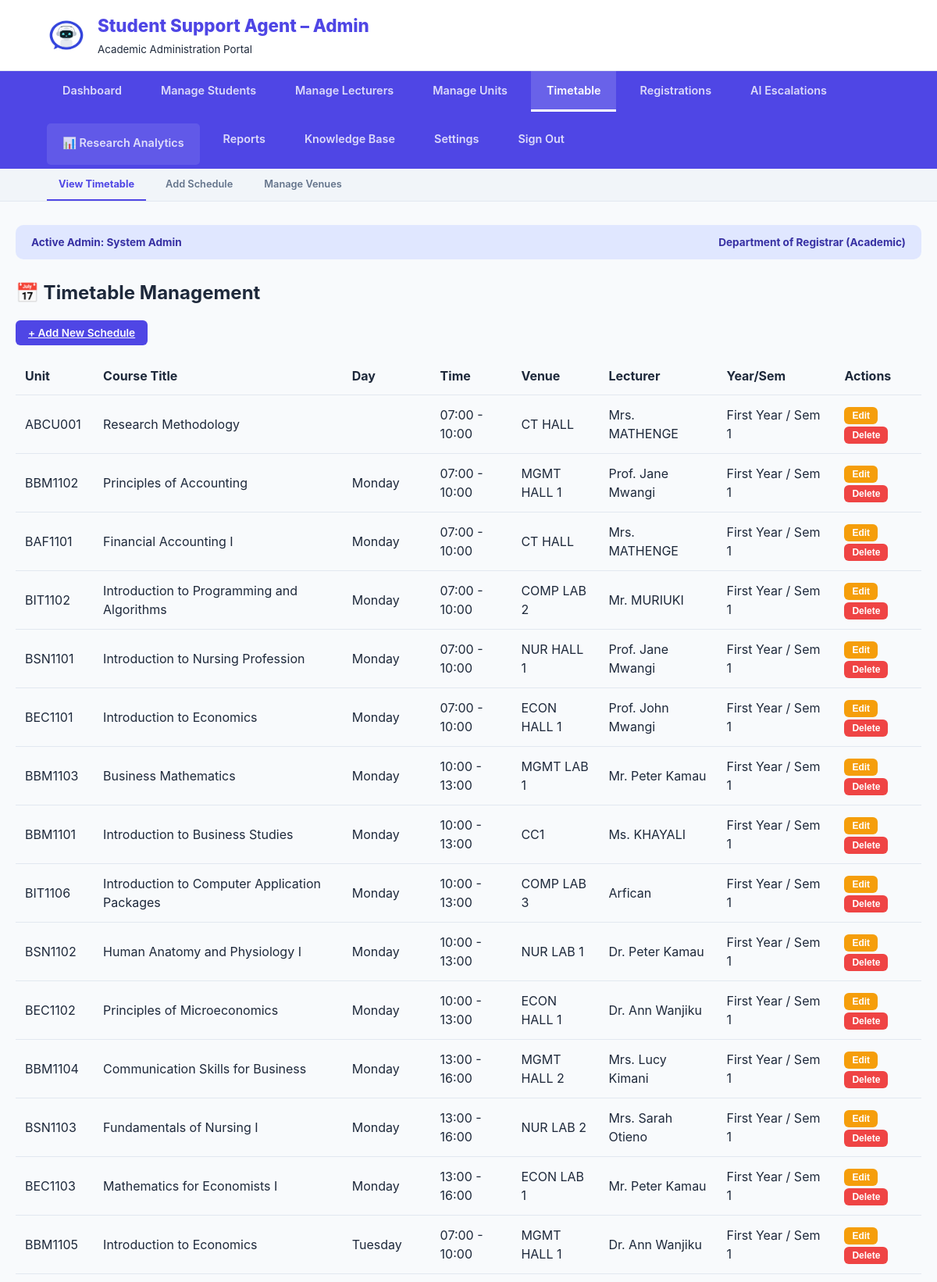
Screenshot of /Admin/Admin-index.php?section=timetable (signed in, upper part) with the database file from the repository.
### tables this page shows
CREATE TABLE `timetable` (
  `id` int(11) NOT NULL,
  `unit_code` varchar(20) DEFAULT NULL,
  `course_title` varchar(100) DEFAULT NULL,
  `department` varchar(50) DEFAULT NULL,
  `time_from` varchar(10) DEFAULT NULL,
  `time_to` varchar(10) DEFAULT NULL,
  `day_of_week` enum('Monday','Tuesday','Wednesday','Thursday','Friday','Saturday','Sunday') DEFAULT NULL,
  `venue` varchar(50) DEFAULT NULL,
  `unit_group` varchar(20) DEFAULT NULL,
  `lecturer` varchar(50) DEFAULT NULL,
  `exam_date` date DEFAULT NULL,
  `semester` enum('1','2','3') NOT NULL,
  `year_level` enum('First Year','Second Year','Third Year','Fourth Year') NOT NULL,
  `academic_year` year(4) NOT NULL,
  `created_at` timestamp NOT NULL DEFAULT current_timestamp()
);

CREATE TABLE `academic_workload` (
  `id` int(11) NOT NULL,
  `unit_code` varchar(20) DEFAULT NULL,
  `unit_name` varchar(100) DEFAULT NULL,
  `department` varchar(50) DEFAULT NULL,
  `year_level` enum('First Year','Second Year','Third Year','Fourth Year') DEFAULT NULL,
  `semester_level` enum('1st Semester','2nd Semester') DEFAULT NULL,
  `offering_time` varchar(100) DEFAULT NULL
);

### Admin/manage_timetable.php (the view, shortened to what this page needs)
<?php
$action = $_GET['action'] ?? 'view';
if ($action === 'view'):
?>
<h2>📅 Timetable Management</h2>
<div style="margin-bottom: 20px;">
    <a href="Admin-index.php?section=timetable&action=add" class="btn btn-primary">+ Add New Schedule</a>
</div>
<?php
$query = "SELECT t.*, aw.unit_name FROM timetable t
          JOIN academic_workload aw ON t.unit_code = aw.unit_code
          ORDER BY t.year_level, t.semester, FIELD(t.day_of_week, 'Monday', 'Tuesday', 'Wednesday', 'Thursday', 'Friday'), t.time_from";
$result = mysqli_query($conn, $query);
?>
<table class="data-table">
    <thead>
        <tr><th>Unit</th><th>Course Title</th><th>Day</th><th>Time</th><th>Venue</th><th>Lecturer</th><th>Year/Sem</th><th>Actions</th></tr>
    </thead>
    <tbody>
        <?php while($row = mysqli_fetch_assoc($result)): ?>
        <tr>
            <td><?php echo $row['unit_code']; ?></td>
            <td><?php echo htmlspecialchars($row['unit_name']); ?></td>
            <td><?php echo $row['day_of_week']; ?></td>
            <td><?php echo $row['time_from'] . ' - ' . $row['time_to']; ?></td>
            <td><?php echo $row['venue']; ?></td>
            <td><?php echo $row['lecturer']; ?></td>
            <td><?php echo $row['year_level'] . ' / Sem ' . $row['semester']; ?></td>
            <td>
                <button class="btn btn-warning btn-sm">Edit</button>
                <button class="btn btn-danger btn-sm">Delete</button>
            </td>
        </tr>
        <?php endwhile; ?>
    </tbody>
</table>
<?php endif; ?>

### Admin/Admin-index.php (style rules this page uses)
:root { --primary: #4f46e5; --primary-dark: #3730a3; --bg: #f8fafc; --white: #ffffff; --text-main: #1e293b; --text-light: #64748b; --border: #e2e8f0; --accent: #e0e7ff; --success: #10b981; --research: #8b5cf6; --warning: #f59e0b; --danger: #ef4444; }
body { font-family: 'Inter', system-ui, sans-serif; background: var(--bg); color: var(--text-main); margin: 0; line-height: 1.5; }
.data-table { width: 100%; border-collapse: collapse; margin-top: 15px; }
.data-table th, .data-table td { padding: 12px; text-align: left; border-bottom: 1px solid var(--border); }
.data-table th { background: var(--bg); font-weight: 700; color: var(--text-main); }
.btn { padding: 8px 16px; border-radius: 6px; border: none; cursor: pointer; font-size: 0.85rem; font-weight: 600; transition: 0.3s; }
.btn-primary { background: var(--primary); color: white; }
.btn-warning { background: var(--warning); color: white; }
.btn-danger { background: var(--danger); color: white; }
.btn-sm { padding: 4px 10px; font-size: 0.75rem; }

### rows the page displays
timetable: unit_code "ABCU001", academic_workload.unit_name "Research Methodology", time_from "07:00", time_to "10:00", venue "CT HALL", lecturer "Mrs. MATHENGE", year_level "First Year", semester "1"
timetable: unit_code "BBM1102", academic_workload.unit_name "Principles of Accounting", day_of_week "Monday", time_from "07:00", time_to "10:00", venue "MGMT HALL 1", lecturer "Prof. Jane Mwangi", year_level "First Year", semester "1"
timetable: unit_code "BAF1101", academic_workload.unit_name "Financial Accounting I", day_of_week "Monday", time_from "07:00", time_to "10:00", venue "CT HALL", lecturer "Mrs. MATHENGE", year_level "First Year", semester "1"
timetable: unit_code "BIT1102", academic_workload.unit_name "Introduction to Programming and Algorithms", day_of_week "Monday", time_from "07:00", time_to "10:00", venue "COMP LAB 2", lecturer "Mr. MURIUKI", year_level "First Year", semester "1"
timetable: unit_code "BSN1101", academic_workload.unit_name "Introduction to Nursing Profession", day_of_week "Monday", time_from "07:00", time_to "10:00", venue "NUR HALL 1", lecturer "Prof. Jane Mwangi", year_level "First Year", semester "1"
timetable: unit_code "BEC1101", academic_workload.unit_name "Introduction to Economics", day_of_week "Monday", time_from "07:00", time_to "10:00", venue "ECON HALL 1", lecturer "Prof. John Mwangi", year_level "First Year", semester "1"
timetable: unit_code "BBM1103", academic_workload.unit_name "Business Mathematics", day_of_week "Monday", time_from "10:00", time_to "13:00", venue "MGMT LAB 1", lecturer "Mr. Peter Kamau", year_level "First Year", semester "1"
timetable: unit_code "BBM1101", academic_workload.unit_name "Introduction to Business Studies", day_of_week "Monday", time_from "10:00", time_to "13:00", venue "CC1", lecturer "Ms. KHAYALI", year_level "First Year", semester "1"
timetable: unit_code "BIT1106", academic_workload.unit_name "Introduction to Computer Application Packages", day_of_week "Monday", time_from "10:00", time_to "13:00", venue "COMP LAB 3", lecturer "Arfican", year_level "First Year", semester "1"
timetable: unit_code "BSN1102", academic_workload.unit_name "Human Anatomy and Physiology I", day_of_week "Monday", time_from "10:00", time_to "13:00", venue "NUR LAB 1", lecturer "Dr. Peter Kamau", year_level "First Year", semester "1"
timetable: unit_code "BEC1102", academic_workload.unit_name "Principles of Microeconomics", day_of_week "Monday", time_from "10:00", time_to "13:00", venue "ECON HALL 1", lecturer "Dr. Ann Wanjiku", year_level "First Year", semester "1"
timetable: unit_code "BBM1104", academic_workload.unit_name "Communication Skills for Business", day_of_week "Monday", time_from "13:00", time_to "16:00", venue "MGMT HALL 2", lecturer "Mrs. Lucy Kimani", year_level "First Year", semester "1"
timetable: unit_code "BSN1103", academic_workload.unit_name "Fundamentals of Nursing I", day_of_week "Monday", time_from "13:00", time_to "16:00", venue "NUR LAB 2", lecturer "Mrs. Sarah Otieno", year_level "First Year", semester "1"
timetable: unit_code "BEC1103", academic_workload.unit_name "Mathematics for Economists I", day_of_week "Monday", time_from "13:00", time_to "16:00", venue "ECON LAB 1", lecturer "Mr. Peter Kamau", year_level "First Year", semester "1"
timetable: unit_code "BBM1105", academic_workload.unit_name "Introduction to Economics", day_of_week "Tuesday", time_from "07:00", time_to "10:00", venue "MGMT HALL 1", lecturer "Dr. Ann Wanjiku", year_level "First Year", semester "1"

### other values shown
$admin_name "System Admin"
